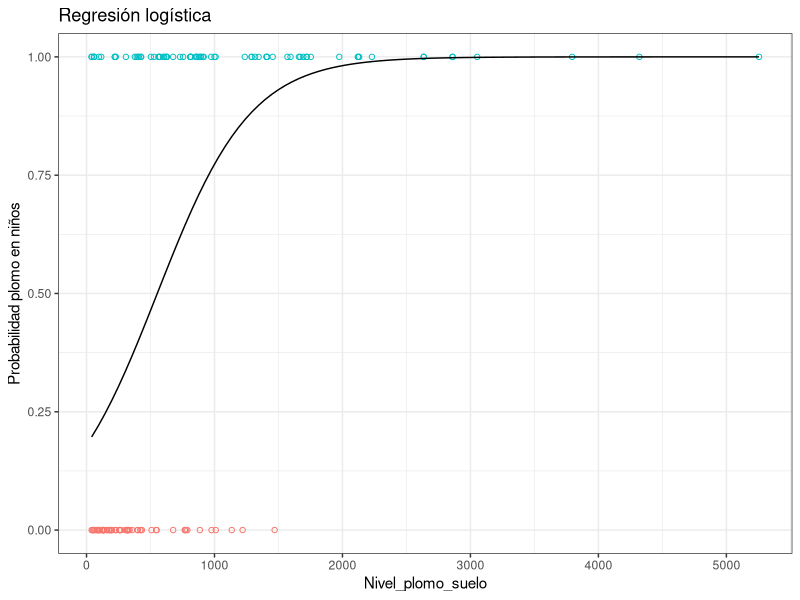
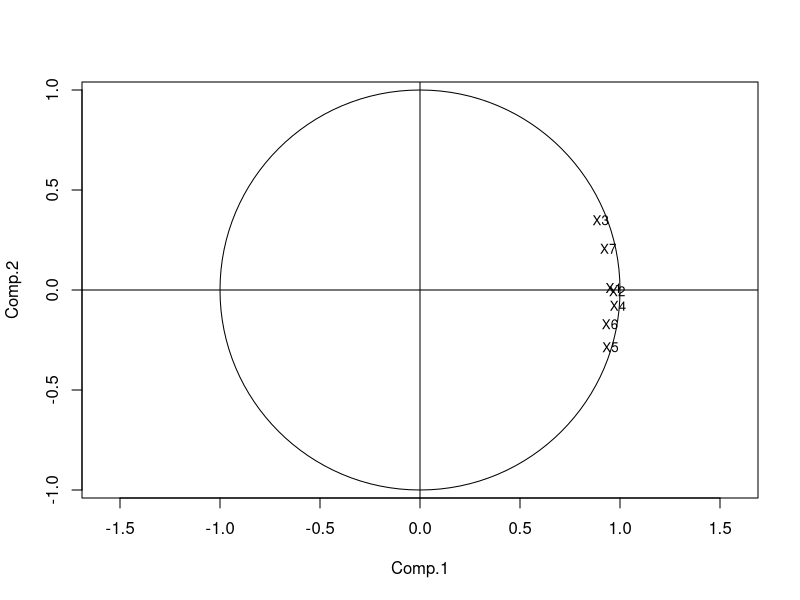
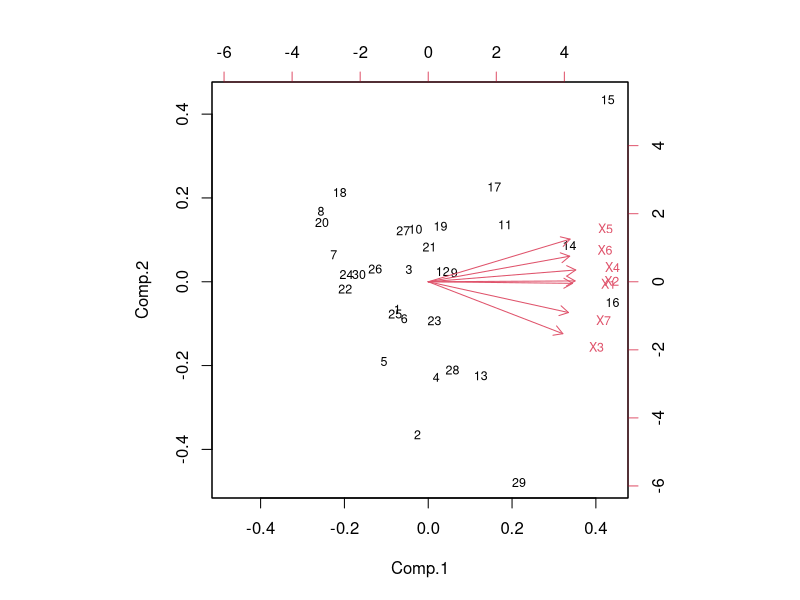
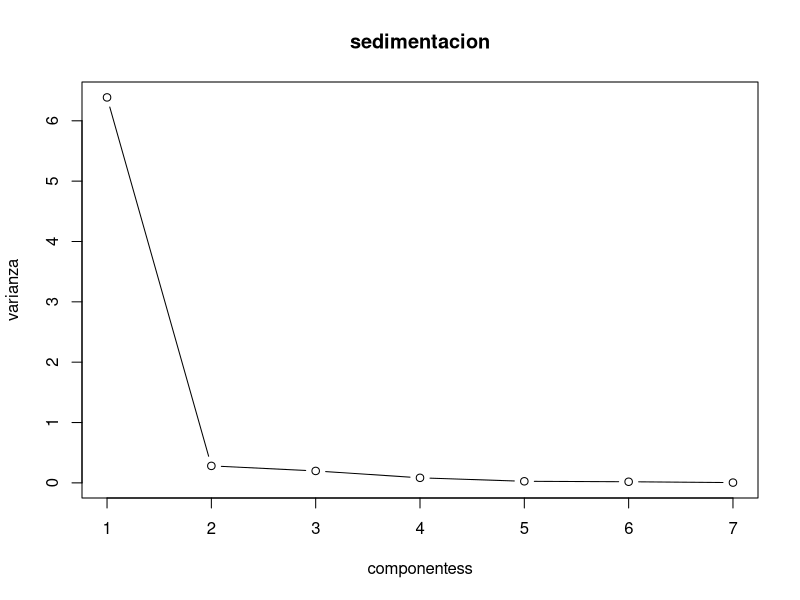
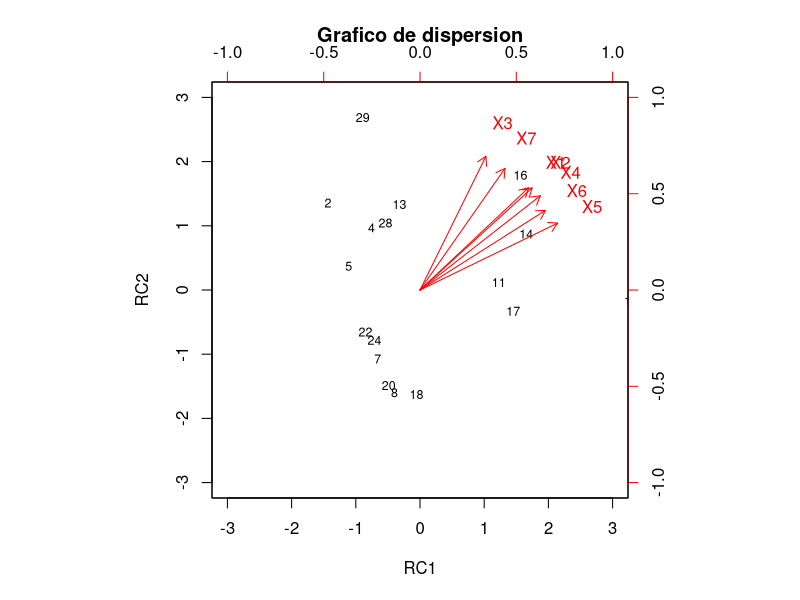
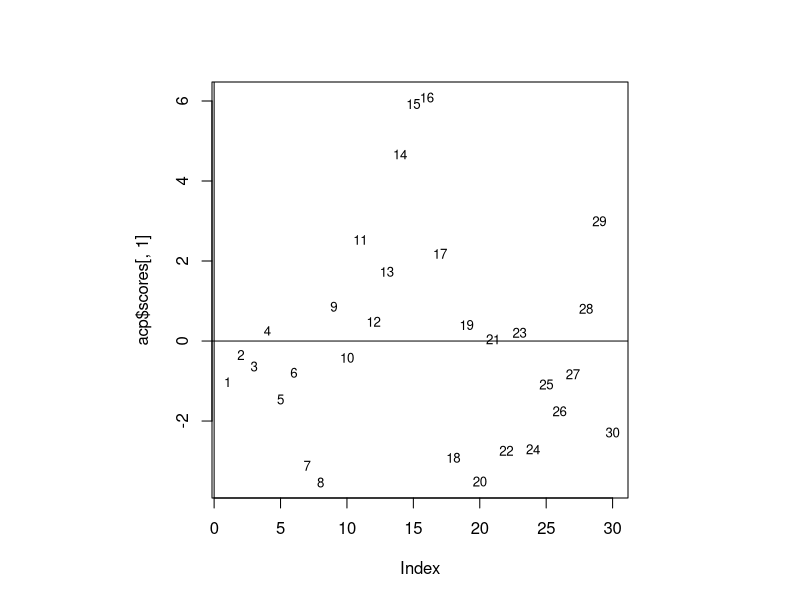

Generate these figures, in order, with R:
## ---- chunk 1
library(readxl)
datos = data.frame(read_excel("dataset_ejer1.xlsx"))
dim(datos)
head(datos)
## ---- chunk 2
# Crear la regresión logística
modelo_logistico = glm(
  Categoria_del_Individuo ~ Nivel_plomo_suelo,
  data = datos,
  family = binomial(link = "logit")
)
#modelo general
summary(modelo_logistico)

# Obtener la razón de grados de probabilidad
coeficientes = coef(modelo_logistico)
razon_encontrada = exp(coeficientes["Nivel_plomo_suelo"])
razon_encontrada
# Compara la razón de grados de probabilidad contra la que obtuvieron los autores (14.25)
razon_autores = 14.25
# Realizar la prueba de significancia
summary(modelo_logistico)$coefficients["Nivel_plomo_suelo", "Pr(>|z|)"]

## ---- chunk 3
library(ggplot2)
ggplot(data = datos, aes(x = Nivel_plomo_suelo, y = Categoria_del_Individuo)) +
  geom_point(aes(color = as.factor(Categoria_del_Individuo)), shape = 1) +
  stat_function(fun = function(x){predict(modelo_logistico,
                                          newdata = data.frame(Nivel_plomo_suelo = x),
                                          type = "response")}) +
  theme_bw() +
  labs(title = "Regresión logística",
       y = "Probabilidad plomo en niños") +
  theme(legend.position = "none")

## ---- chunk 4
r = cor(datos)
nab = 1-det(r)
nab
## ---- chunk 5
#codigo modelo 2 aqui
## ---- chunk 6
library(readxl)
olmos <- data.frame(read_excel("dataset_ejer_2.xlsx"))
dim(olmos)
head(olmos)
## ---- chunk 7
r = det(cor(olmos))
nab = 1-r
nab
## ---- chunk 8
# Análisis de componentes principales
acp = princomp(olmos, cor = TRUE)
summary(acp)
#grafico de cargas de las variables
vector_propios = acp$loadings
#cambio de signo
acp$loadings[,2] = -acp$loadings[,2]
acp$scores[,2] = -acp$scores[,2]
#correlacion entre las componentes y las variables
desviacion_stand = acp$sdev
correlacion = sweep(vector_propios[1:7,1:7],2, desviacion_stand, "*" )
round(correlacion,3)

## ---- chunk 9
#grafico de cargas de las variables
library(MASS)
eqscplot(correlacion[,1:2], xlim=c(-1,1), ylim=c(-1,1), type = "n")
abline(h=0,v=0)
text(correlacion[,1:2],labels=colnames(olmos),cex=0.8)
symbols(0,0,circles=1, inches=FALSE, add=TRUE)
biplot(acp, cex=0.75)
## ---- chunk 10
#Variable con mayor similitud
cor(olmos)
## ---- chunk 11
summary(acp)
## ---- chunk 12
#calculo de los valores propios
val_propios = acp$sdev^2
plot(1:7, val_propios, type= "b", xlab="componentess", ylab="varianza", 
main = "sedimentacion")
## ---- chunk 13
library(psych)
acp_varimax = principal(olmos, nfactors = 2, rotate = "varimax",scores = TRUE)
round(cor(olmos, acp_varimax$scores[,1:2]),3)#tabla de comunidades
biplot(acp_varimax, labels = rownames(olmos), cex= 0.75,  main = "Grafico de dispersion")
## ---- chunk 14
plot(acp$scores[,1], type= "n",)
abline(h=0, v= 0)
text(acp$scores[,1], 
labels= rownames(olmos), cex=0.8)
## ---- chunk 15
#para la variable X1
datos_regresion = data.frame(acp$scores[,1], olmos$X1)
names(datos_regresion) = c('cargasX1', 'datosX1')
model_X1 = lm(datos_regresion$datosX1~datos_regresion$cargasX1)  
summary(model_X1)
#para la varible X2
datos_regresion2 = data.frame(acp$scores[,1], olmos$X2)
names(datos_regresion2) = c('cargasX1', 'datosX2')
model_X2 = lm(datos_regresion2$datosX2~datos_regresion2$cargasX1)  
summary(model_X2)
## ---- chunk 16
library(readxl)
datos <- data.frame(read_excel("dataset_ejer_3.xlsx"))
dim(datos)
## ---- chunk 17
cat('hola')
## ---- chunk 18
cat('hola')
